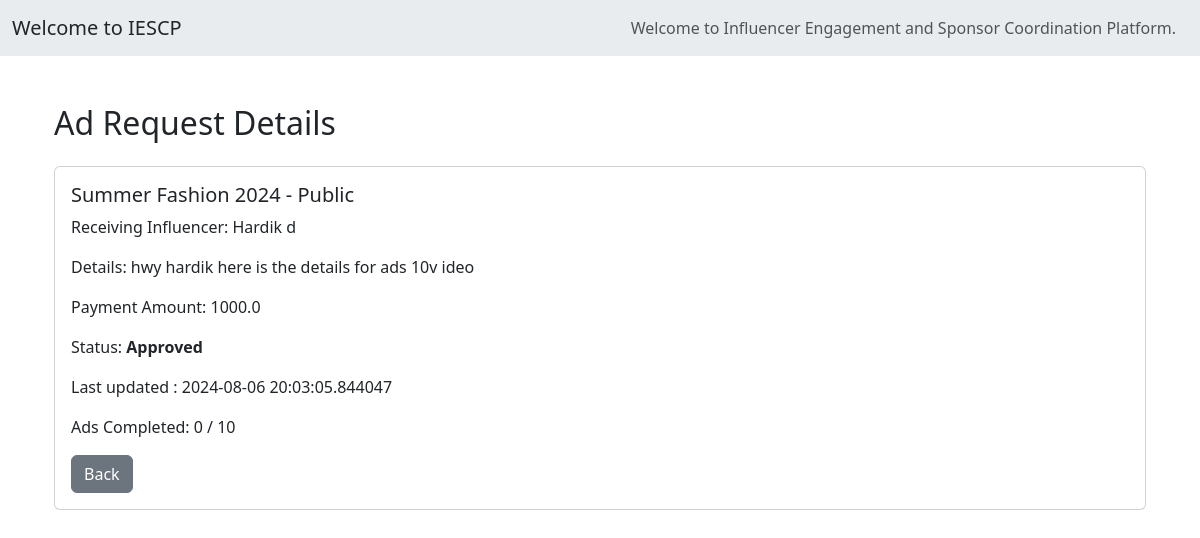
Page /ad_request/1 on the earlier database version.
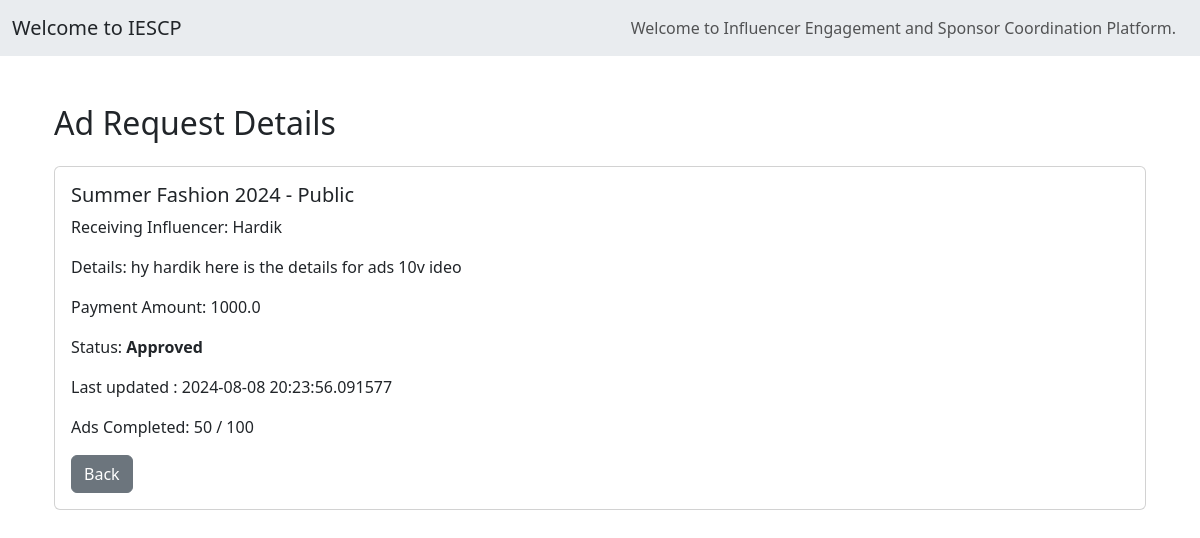
Same page on the later database version.
### models.py (models this page shows, shortened)
class Campaign(db.Model):
    __tablename__ = 'campaigns'
    id = db.Column(db.Integer, primary_key=True)
    title = db.Column(db.String(200), nullable=False)
    description = db.Column(db.String(400), nullable=False)
    niche = db.Column(db.String(100), nullable=False)
    start_date = db.Column(db.Date, nullable=False)
    end_date = db.Column(db.Date, nullable=False)
    budget = db.Column(db.Float, nullable=False)
    visibility = db.Column(db.String(50), nullable=False)
    status = db.Column(db.String(50), nullable=False, default='ongoing')
    goals = db.Column(db.Text, nullable=True)
    sponsor_id = db.Column(db.Integer, db.ForeignKey('users.id'), nullable=False)
    is_flagged = db.Column(db.Boolean, default=False)
    sponsor = db.relationship('User', backref=db.backref('campaigns', lazy=True))
    ad_requests = db.relationship('AdRequest', back_populates='campaign', lazy=True)

class User(db.Model):
    __tablename__ = 'users'
    id = db.Column(db.Integer, autoincrement=True,primary_key=True)
    username = db.Column(db.String(100), unique=True, nullable=False)
    email = db.Column(db.String(100), unique=True, nullable=False)
    password = db.Column(db.String(200), nullable=False)
    role = db.Column(db.String(50), nullable=False)  # 'admin', 'sponsor', 'influencer'
    flagged = db.Column(db.Boolean, default=False)
    unflag_request = db.Column(db.String(500), nullable=False)                   # to uflag mesg
    company_name = db.Column(db.String(100), nullable=True)
    industry = db.Column(db.String(100), nullable=True)
    budget = db.Column(db.Float, nullable=True)
    category = db.Column(db.String(100), nullable=True)
    niche = db.Column(db.String(100), nullable=True)
    reach = db.Column(db.Integer, nullable=True)

class AdRequest(db.Model):
    __tablename__ = 'ad_requests'
    id = db.Column(db.Integer, primary_key=True)
    campaign_id = db.Column(db.Integer, db.ForeignKey('campaigns.id'), nullable=False)
    influencer_id = db.Column(db.Integer, db.ForeignKey('users.id'), nullable=False)
    sponsor_id = db.Column(db.Integer, db.ForeignKey('users.id'), nullable=False)
    details = db.Column(db.Text, nullable=True)
    ads_required = db.Column(db.Integer, nullable=False, default=1)
    ads_completed = db.Column(db.Integer, nullable=False, default=0)
    payment_amount = db.Column(db.Float, nullable=False)
    status = db.Column(db.String(50), nullable=False, default='pending')  # pending, approved, rejected, accepted, completed
    updated_at = db.Column(db.DateTime, default=datetime.utcnow, onupdate=datetime.utcnow)
    campaign = db.relationship('Campaign', back_populates='ad_requests')
    influencer = db.relationship('User', foreign_keys=[influencer_id])
    sponsor = db.relationship('User', foreign_keys=[sponsor_id])

### main.py (the view)
@app.route('/ad_request/<int:ad_request_id>', methods=['GET'])
def sponsor_view_ad_request(ad_request_id):
    ad_request = AdRequest.query.get_or_404(ad_request_id)
    return render_template('/sponsor/sponsor_view_ad_request.html', ad_request=ad_request)

### main.py (called while the page is built)
@app.context_processor
def inject_user():
    if 'user_id' in session:
        user = User.query.get(session['user_id'])
    else:
        user = None
    return dict(current_user=user)

### templates/sponsor/sponsor_view_ad_request.html (shortened to what this page needs)
{% extends 'base.html' %}
{% block content %}
<div class="container mt-5">
    <h2 class="mb-4">Ad Request Details</h2>
    <div class="card">
        <div class="card-body">
            <h5 class="card-title">{{ ad_request.campaign.title }} - {{ ad_request.campaign.visibility.capitalize() }}</h5>
            <p class="card-text">Receiving Influencer: {{ ad_request.influencer.username.capitalize() }}</p>
            <p class="card-text">Details: {{ ad_request.details }}</p>
            <p class="card-text">Payment Amount: {{ ad_request.payment_amount }}</p>
            <p class="card-text">Status: <strong>{{ ad_request.status.capitalize() }}</strong></p>
            <p class="card-text">Last updated : {{ ad_request.updated_at }}</p>
            <p class="card-text">Ads Completed: {{ ad_request.ads_completed }} / {{ ad_request.ads_required }}</p>
            <a href="{{ url_for('sponsor_ad_requests') }}" class="btn btn-secondary">Back</a>
        </div>
    </div>
</div>
{% endblock %}

### templates/base.html (shortened to what this page needs)
<!DOCTYPE html>
<html lang="en">
<head>
    <link rel="stylesheet" href="https://maxcdn.bootstrapcdn.com/bootstrap/4.0.0/css/bootstrap.min.css">
    <link href="https://cdn.jsdelivr.net/npm/bootstrap@5.3.3/dist/css/bootstrap.min.css" rel="stylesheet">
</head>
<body>
  <nav class="navbar navbar-expand-lg bg-body-secondary">
    <div class="container-fluid">
      <a class="navbar-brand">
        {% if 'user_id' in session %}
                Welcome {{ session['user_role'].capitalize() }} - {{ session['username'].capitalize() }}
            {% else %}
                Welcome to IESCP
            {% endif %}
      </a>
      <div class="collapse navbar-collapse" id="navbarNav">
        <div class="container-fluid">
          <ul class="navbar-nav ml-auto ms-5  ">
            {% if 'user_id' in session %}
                {% if session['user_role'] == 'sponsor' %}
                  {% if current_user.flagged %}
                      <li class="nav-item ml-auto me-auto"><a class="nav-link" href="{{ url_for('sponsor_profile') }}">Profile</a></li>
                  {% else %}
                      <li class="nav-item ml-auto me-auto"><a class="nav-link" href="{{ url_for('sponsor_profile') }}">Profile</a></li>
                      <li class="nav-item ml-auto me-auto"><a class="nav-link" href="{{ url_for('sponsor_dash') }}">Dashboard</a></li>
                      <li class="nav-item ml-auto me-auto"><a class="nav-link" href="{{ url_for('sponsor_campaigns') }}">Campaigns</a></li>
                      <li class="nav-item ml-auto me-auto"><a class="nav-link" href="{{ url_for('sponsor_influencer') }}">Influencer</a></li>
                      <li class="nav-item ml-auto me-auto"><a class="nav-link" href="{{ url_for('sponsor_ad_requests') }}">Ads Requests</a></li>
                  {% endif %}
                {% elif session['user_role'] == 'influencer' %}
                  {% if current_user.flagged %}
                      <li class="nav-item ml-auto me-auto"><a class="nav-link" href="{{ url_for('influencer_profile') }}">Profile</a></li>
                  {% else %}
                    <li class="nav-item ml-auto me-auto"><a class="nav-link" href="{{ url_for('influencer_profile') }}">Profile</a></li>
                    <li class="nav-item ml-auto me-auto"><a class="nav-link" href="{{ url_for('influencer_dash') }}">Dashboard</a></li>
                    <li class="nav-item ml-auto me-auto"><a class="nav-link" href="{{ url_for('search_public_campaigns') }}">campaign</a></li>
                    <li class="nav-item ml-auto me-auto"><a class="nav-link" href="{{ url_for('ad_requests') }}">Ad requests</a></li>
                    <li class="nav-item ml-auto me-auto"><a class="nav-link" href="{{ url_for('influencer_ad_requests') }}">s2Ad requests</a></li>
                  {% endif %}
                {% elif session['user_role'] == 'admin' %}
                    <li class="nav-item ml-5"><a class="nav-link" href="{{ url_for('admin_dash') }}">Dashboard</a></li>
                    <li class="nav-item ml-5"><a class="nav-link" href="{{ url_for('admin_profile') }}">Profile</a></li>
                    <li class="nav-item ml-5"><a class="nav-link" href="{{ url_for('manage_users') }}">Users</a></li>
                    <li class="nav-item ml-5"><a class="nav-link" href="{{ url_for('manage_campaigns') }}">Campaigns</a></li>
                {% endif %}
                <li class="nav-item ml-auto">
                    <form class="form-inline my-2 my-lg-0" action="{{ url_for('homepage') }}" method="GET">
                        <input class="form-control mr-sm-2" type="search" placeholder="Search" aria-label="Search" name="query">
                        <button class="btn btn-outline-success my-3 my-sm-0" type="submit">Search</button>
                    </form>
                </li>
                <li class="nav-item ">
                   <a type="button " class="btn btn-outline-danger ms-3 " aria-current="page" href="{{ url_for('logout') }}" >logout</a>
                </li>
            {% else %}
                <li class="nav-item ms-auto">
                    <span class="navbar-text">
                        Welcome to Influencer Engagement and Sponsor Coordination Platform.
                    </span>
                </li>
            {% endif %}
          </ul>
        </div>
      </div>
    </div>
  </nav>
  <div class="container">
    {% block content %}     {% endblock %}
  </div>
</body>
</html>

Differences in the rows shown:
changed User: influencer.username "Hardik d" → "Hardik"
changed AdRequest "Approved": details "hwy hardik here is the details for ads 10v ideo" → "hy hardik here is the details for ads 10v ideo"; updated_at "2024-08-06 20:03:05.844047" → "2024-08-08 20:23:56.091577"; ads_completed "0" → "50"; ads_required "10" → "100"
